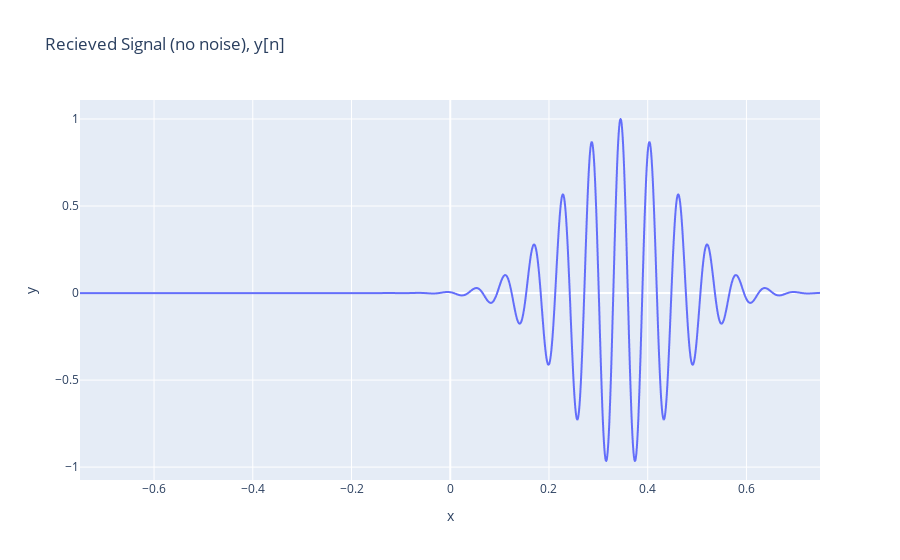

Here is the notebook cell this chart was saved with:
### Markdown cell above
Generate recieved cosine (Fig. 4 in paper)

Unlike the paper, we also simulate the resulting doppler shift from moving objects. If the shift is within a tolerable range, we still get back the "perfect" delay estimate because it will not effect the maximum value of the correlation below.

### Code cell
fig = px.line(x=t, y=y, title="Recieved Signal (no noise), y[n]")
fig.show()

### Figure 1 — Plotly figure (JSON) as saved in the notebook; plotly's stock layout.template omitted (floating-point values rounded to 4 significant figures; data arrays with more than 128 entries replaced by an {"elided": "..."} marker saying what was removed)
{"data": [{"hovertemplate": "x=%{x}<br>y=%{y}<extra></extra>", "legendgroup": "", "line": {"color": "#636efa", "dash": "solid"}, "marker": {"symbol": "circle"}, "mode": "lines", "name": "", "showlegend": false, "type": "scattergl", "x": {"elided": "1500 float values"}, "xaxis": "x", "y": {"elided": "1500 float values"}, "yaxis": "y"}], "layout": {"autosize": true, "legend": {"tracegroupgap": 0}, "title": {"text": "Recieved Signal (no noise), y[n]"}, "xaxis": {"anchor": "y", "autorange": true, "domain": [0, 1], "range": [-0.75, 0.749], "title": {"text": "x"}, "type": "linear"}, "yaxis": {"anchor": "x", "autorange": true, "domain": [0, 1], "range": [-1.074, 1.109], "title": {"text": "y"}, "type": "linear"}}}
